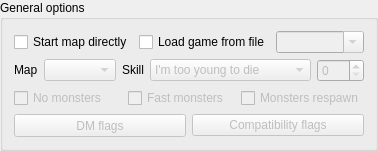
       <widget class="QGroupBox" name="generalOptions_grpbox">
        <property name="sizePolicy">
         <sizepolicy hsizetype="MinimumExpanding" vsizetype="Preferred">
          <horstretch>0</horstretch>
          <verstretch>0</verstretch>
         </sizepolicy>
        </property>
        <property name="title">
         <string>General options</string>
        </property>
        <layout class="QVBoxLayout" name="verticalLayout">
         <item>
          <layout class="QHBoxLayout" name="horizontalLayout_21">
           <item>
            <widget class="QCheckBox" name="directStart_chkbox">
             <property name="minimumSize">
              <size>
               <width>0</width>
               <height>17</height>
              </size>
             </property>
             <property name="toolTip">
              <string>&lt;html&gt;&lt;head/&gt;&lt;body&gt;&lt;p&gt;Skips intro screens and menus and directly puts you into a selected map and difficulty. Compulsory for hosting a multiplayer game.&lt;/p&gt;&lt;/body&gt;&lt;/html&gt;</string>
             </property>
             <property name="text">
              <string>Start map directly</string>
             </property>
            </widget>
           </item>
           <item>
            <widget class="QCheckBox" name="loadGame_chkbox">
             <property name="enabled">
              <bool>true</bool>
             </property>
             <property name="minimumSize">
              <size>
               <width>0</width>
               <height>17</height>
              </size>
             </property>
             <property name="toolTip">
              <string>&lt;html&gt;&lt;head/&gt;&lt;body&gt;&lt;p&gt;Skips intro screens and menus and directly loads a saved game from a file.&lt;/p&gt;&lt;/body&gt;&lt;/html&gt;</string>
             </property>
             <property name="text">
              <string>Load game from file</string>
             </property>
            </widget>
           </item>
           <item>
            <widget class="QComboBox" name="loadGame_cmbbox">
             <property name="enabled">
              <bool>false</bool>
             </property>
             <property name="sizePolicy">
              <sizepolicy hsizetype="MinimumExpanding" vsizetype="Fixed">
               <horstretch>0</horstretch>
               <verstretch>0</verstretch>
              </sizepolicy>
             </property>
             <property name="minimumSize">
              <size>
               <width>88</width>
               <height>22</height>
              </size>
             </property>
             <property name="editable">
              <bool>true</bool>
             </property>
            </widget>
           </item>
          </layout>
         </item>
         <item>
          <layout class="QHBoxLayout" name="horizontalLayout_13">
           <item>
            <widget class="QLabel" name="map_label">
             <property name="sizePolicy">
              <sizepolicy hsizetype="Fixed" vsizetype="Fixed">
               <horstretch>0</horstretch>
               <verstretch>0</verstretch>
              </sizepolicy>
             </property>
             <property name="minimumSize">
              <size>
               <width>0</width>
               <height>20</height>
              </size>
             </property>
             <property name="text">
              <string>Map</string>
             </property>
            </widget>
           </item>
           <item>
            <widget class="QComboBox" name="map_cmbbox">
             <property name="enabled">
              <bool>false</bool>
             </property>
             <property name="sizePolicy">
              <sizepolicy hsizetype="Minimum" vsizetype="Fixed">
               <horstretch>0</horstretch>
               <verstretch>0</verstretch>
              </sizepolicy>
             </property>
             <property name="minimumSize">
              <size>
               <width>58</width>
               <height>22</height>
              </size>
             </property>
             <property name="editable">
              <bool>false</bool>
             </property>
            </widget>
           </item>
           <item>
            <widget class="QLabel" name="skill_label">
             <property name="sizePolicy">
              <sizepolicy hsizetype="Fixed" vsizetype="Fixed">
               <horstretch>0</horstretch>
               <verstretch>0</verstretch>
              </sizepolicy>
             </property>
             <property name="minimumSize">
              <size>
               <width>0</width>
               <height>20</height>
              </size>
             </property>
             <property name="toolTip">
              <string>&lt;html&gt;&lt;head/&gt;&lt;body&gt;&lt;p&gt;Here are predefined original difficulties. Some mods however (Brutal Doom, Project Brutality, UDV_HUD) specify their own ones, so you have option to select a custom number.&lt;/p&gt;&lt;/body&gt;&lt;/html&gt;</string>
             </property>
             <property name="text">
              <string>Skill</string>
             </property>
            </widget>
           </item>
           <item>
            <widget class="QComboBox" name="skill_cmbbox">
             <property name="enabled">
              <bool>false</bool>
             </property>
             <property name="sizePolicy">
              <sizepolicy hsizetype="MinimumExpanding" vsizetype="Fixed">
               <horstretch>0</horstretch>
               <verstretch>0</verstretch>
              </sizepolicy>
             </property>
             <property name="minimumSize">
              <size>
               <width>0</width>
               <height>22</height>
              </size>
             </property>
             <property name="toolTip">
              <string>&lt;html&gt;&lt;head/&gt;&lt;body&gt;&lt;p&gt;Here are predefined original difficulties. Some mods however (Brutal Doom, Project Brutality, UDV_HUD) specify their own ones, so you have option to select a custom number.&lt;/p&gt;&lt;/body&gt;&lt;/html&gt;</string>
             </property>
             <item>
              <property name="text">
               <string>I'm too young to die</string>
              </property>
             </item>
             <item>
              <property name="text">
               <string>Hey, not too rough</string>
              </property>
             </item>
             <item>
              <property name="text">
               <string>Hurt me plenty</string>
              </property>
             </item>
             <item>
              <property name="text">
               <string>Ultra-Violence</string>
              </property>
             </item>
             <item>
              <property name="text">
               <string>Nightmare</string>
              </property>
             </item>
             <item>
              <property name="text">
               <string>custom number...</string>
              </property>
             </item>
            </widget>
           </item>
           <item>
            <widget class="QSpinBox" name="skill_spinbox">
             <property name="enabled">
              <bool>false</bool>
             </property>
             <property name="sizePolicy">
              <sizepolicy hsizetype="Fixed" vsizetype="Fixed">
               <horstretch>0</horstretch>
               <verstretch>0</verstretch>
              </sizepolicy>
             </property>
             <property name="minimumSize">
              <size>
               <width>40</width>
               <height>22</height>
              </size>
             </property>
             <property name="toolTip">
              <string>&lt;html&gt;&lt;head/&gt;&lt;body&gt;&lt;p&gt;Here are predefined original difficulties. Some mods however (Brutal Doom, Project Brutality, UDV_HUD) specify their own ones, so you have option to select a custom number.&lt;/p&gt;&lt;/body&gt;&lt;/html&gt;</string>
             </property>
             <property name="maximum">
              <number>255</number>
             </property>
            </widget>
           </item>
          </layout>
         </item>
         <item>
          <layout class="QHBoxLayout" name="horizontalLayout_15">
           <item>
            <widget class="QCheckBox" name="noMonsters_chkbox">
             <property name="enabled">
              <bool>false</bool>
             </property>
             <property name="minimumSize">
              <size>
               <width>0</width>
               <height>17</height>
              </size>
             </property>
             <property name="toolTip">
              <string>&lt;html&gt;&lt;head/&gt;&lt;body&gt;&lt;p&gt;Only works, when you start a map directly.&lt;/p&gt;&lt;/body&gt;&lt;/html&gt;</string>
             </property>
             <property name="text">
              <string>No monsters</string>
             </property>
            </widget>
           </item>
           <item>
            <widget class="QCheckBox" name="fastMonsters_chkbox">
             <property name="enabled">
              <bool>false</bool>
             </property>
             <property name="minimumSize">
              <size>
               <width>0</width>
               <height>17</height>
              </size>
             </property>
             <property name="toolTip">
              <string>&lt;html&gt;&lt;head/&gt;&lt;body&gt;&lt;p&gt;Monsters attack more often, move faster and fireballs fly faster. Like in Nightmare difficulty. Only works, when you start a map directly.&lt;/p&gt;&lt;/body&gt;&lt;/html&gt;</string>
             </property>
             <property name="text">
              <string>Fast monsters</string>
             </property>
            </widget>
           </item>
           <item>
            <widget class="QCheckBox" name="monstersRespawn_chkbox">
             <property name="enabled">
              <bool>false</bool>
             </property>
             <property name="minimumSize">
              <size>
               <width>0</width>
               <height>17</height>
              </size>
             </property>
             <property name="toolTip">
              <string>&lt;html&gt;&lt;head/&gt;&lt;body&gt;&lt;p&gt;Monsters respawn in few seconds after you kill them, like in Nightmare difficulty. Only works, when you start a map directly.&lt;/p&gt;&lt;/body&gt;&lt;/html&gt;</string>
             </property>
             <property name="text">
              <string>Monsters respawn</string>
             </property>
            </widget>
           </item>
          </layout>
         </item>
         <item>
          <layout class="QHBoxLayout" name="horizontalLayout_22">
           <item>
            <widget class="QPushButton" name="dmflags_btn">
             <property name="enabled">
              <bool>false</bool>
             </property>
             <property name="minimumSize">
              <size>
               <width>130</width>
               <height>23</height>
              </size>
             </property>
             <property name="toolTip">
              <string>&lt;html&gt;&lt;head/&gt;&lt;body&gt;&lt;p&gt;This works only in ZDoom and derivatives.&lt;/p&gt;&lt;/body&gt;&lt;/html&gt;</string>
             </property>
             <property name="text">
              <string>DM flags</string>
             </property>
            </widget>
           </item>
           <item>
            <widget class="QPushButton" name="compatflags_btn">
             <property name="enabled">
              <bool>false</bool>
             </property>
             <property name="toolTip">
              <string>&lt;html&gt;&lt;head/&gt;&lt;body&gt;&lt;p&gt;not finished yet&lt;/p&gt;&lt;/body&gt;&lt;/html&gt;</string>
             </property>
             <property name="text">
              <string>Compatibility flags</string>
             </property>
            </widget>
           </item>
          </layout>
         </item>
        </layout>
       </widget>
